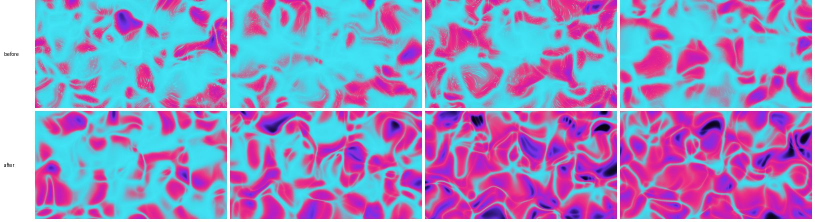
#> input picture worktree-audio-engine-picture/stills-677-caustics-bj.jpg, 1630 x 444 px (shown at 1/2 size)
$ python measure_pour.py ../../../../worktree-audio-engine-picture/stills-677-caustics-bj.jpg out.png
#> lines starting #> are read from the running program, lines starting #| are printed output that depends on the picture; after the words box and inside, x2 and y2 are one past the last pixel; in counts of white or black regions, pixels touching at a corner belong together
# /// script
# requires-python = ">=3.10"
# dependencies = ["numpy", "opencv-python-headless", "scikit-learn"]
# ///
"""Measure a light-ground marbled still: luma bands, palette, ink rivers,
cell mosaic, speckle, bubbles. Prints a compact report; writes overlay PNGs
next to the input."""
import sys, json, math
from pathlib import Path
import numpy as np
import cv2
from sklearn.cluster import KMeans

src = Path(sys.argv[1])
out = Path(sys.argv[2]) if len(sys.argv) > 2 else src.parent
img = cv2.imread(str(src))
#> img is the input picture: shape (444, 1630, 3); mean B, G, R 196.7, 143.6, 149.8
H, W = img.shape[:2]
#> H = 444; W = 1630
hh = H / 2  # half-height unit
#> hh = 222
rgb = img[:, :, ::-1].astype(np.float32) / 255
luma = 0.2126 * rgb[..., 0] + 0.7152 * rgb[..., 1] + 0.0722 * rgb[..., 2]
hsv = cv2.cvtColor(img, cv2.COLOR_BGR2HSV).astype(np.float32)
hue = hsv[..., 0] * 2  # degrees
sat = hsv[..., 1] / 255
val = hsv[..., 2] / 255
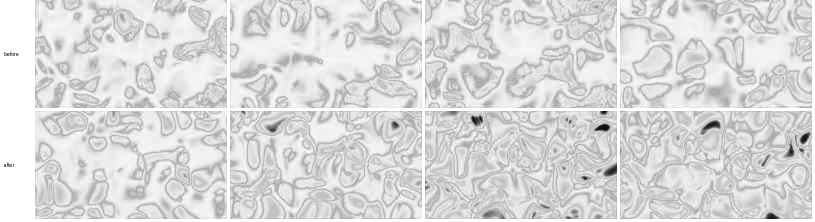
#> val: shape (444, 1630) float32 (shown at 1/2 size); min 0, max 1, mean 0.856
rep = {"frame": [W, H]}
#> rep = {'frame': [1630, 444]}

# 1. luminance bands
edges = [0, 0.15, 0.3, 0.45, 0.6, 0.75, 0.9, 1.01]
hist, _ = np.histogram(luma, bins=edges)
#> hist = [3748, 52984, 182298, 99645, 297719, 27350, 59976]
rep["luma_shares"] = {f"{edges[i]:.2f}-{edges[i+1]:.2f}": round(float(hist[i] / luma.size), 3) for i in range(len(hist))}
rep["luma_median"] = round(float(np.median(luma)), 3)

# 2. palette (k-means in Lab, 7 clusters)
lab = cv2.cvtColor(img, cv2.COLOR_BGR2LAB).reshape(-1, 3).astype(np.float32)
idx = np.random.default_rng(0).choice(lab.shape[0], 60000, replace=False)
km = KMeans(7, n_init=3, random_state=0).fit(lab[idx])
labels = km.predict(lab)
pal = []
for k in range(7):
    m = labels == k
    share = m.mean()
    c = cv2.cvtColor(km.cluster_centers_[k].reshape(1, 1, 3).astype(np.uint8), cv2.COLOR_LAB2BGR)[0, 0][::-1]
    pal.append({"hex": "#%02x%02x%02x" % tuple(int(v) for v in c), "share": round(float(share), 3),
                "luma": round(float((0.2126 * c[0] + 0.7152 * c[1] + 0.0722 * c[2]) / 255), 2)})
#> this loop made 7 passes
#> (share, c) on passes 1 to 7: (0.326, [67, 215, 235]), (0.256, [219, 55, 144]), (0.131, [121, 173, 202]), (0.0829, [250, 253, 255]), (0.0874, [167, 35, 198]), (0.00975, [47, 25, 119]), (0.107, [174, 123, 166])
#> after the loop, pal = 7 items
pal.sort(key=lambda p: -p["share"])
rep["palette"] = pal

# 3. dark ink: luma < 0.3 and reddish OR very dark
ink = (luma < 0.32).astype(np.uint8)
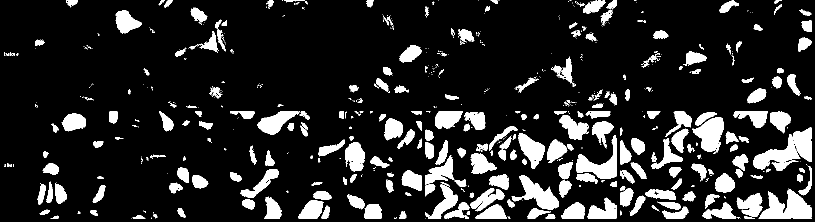
#> ink: shape (444, 1630) (shown at 1/2 size); values 0 (black) and 1 (white), 14.8% white; 666 white regions (410 under 20 px), largest, box (x1, y1, x2, y2) and area: (1517, 377, 1624, 438) 3737, (1507, 268, 1601, 342) 2844, (1152, 270, 1234, 358) 2750
ink = cv2.morphologyEx(ink, cv2.MORPH_OPEN, np.ones((3, 3), np.uint8))
#> ink: shape (444, 1630); values 0 (black) and 1 (white), 14% white; 282 white regions (42 under 20 px), largest, box (x1, y1, x2, y2) and area: (1519, 379, 1624, 438) 3698, (1152, 270, 1234, 358) 2747, (1386, 235, 1448, 304) 2715
n, lab_cc, stats, cent = cv2.connectedComponentsWithStats(ink, 8)
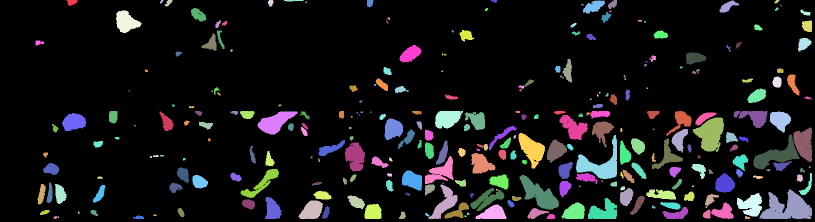
#> lab_cc: shape (444, 1630) int32 (shown at 1/2 size); 283 distinct labels, from 0 to 282; one colour per label, 0 black
#> n = 283; stats = 283 rows, first 6: [0, 0, 1630, 444, 622241], [133, 0, 22, 12, 180], [320, 0, 7, 7, 31], [330, 0, 15, 13, 111], [536, 0, 11, 13, 112], [568, 0, 39, 3, 91]; cent = 283 pairs, first value 77.61 to 1619, second value 0.714 to 435
comps = []
for i in range(1, n):
    a = stats[i, cv2.CC_STAT_AREA]
    if a < 0.0002 * W * H:
        continue
    ys, xs = np.where(lab_cc == i)
    pts = np.stack([xs, ys], 1).astype(np.float32)
    (cx, cy), (w, h), ang = cv2.minAreaRect(pts)
    major, minor = max(w, h), max(1, min(w, h))
    # skeleton-ish width: area / half perimeter via distance transform
    sub = (lab_cc == i).astype(np.uint8)
    dt = cv2.distanceTransform(sub, cv2.DIST_L2, 3)
    width = float(2 * np.median(dt[sub > 0][dt[sub > 0] > 0.5])) if (sub > 0).any() else 0
    hue_i = float(np.median(hue[sub > 0]))
    sat_i = float(np.median(sat[sub > 0]))
    comps.append({"area_frac": round(float(a / (W * H)), 4), "major_hh": round(major / hh, 3),
                  "elong": round(major / minor, 1), "width_px": round(width, 1),
                  "hue": round(hue_i), "sat": round(sat_i, 2)})
#> this loop made 282 passes
#> a on passes 2 to 4: 31, 111, 112
#> sub: shape (444, 1630); values 0 (black) and 1 (white), 0.03% white; 1 white region, box (x1, y1, x2, y2) and area: (1406, 419, 1421, 437) 213
#> after the loop, comps = 128 items
comps.sort(key=lambda c: -c["area_frac"])
rep["ink_total_share"] = round(float(ink.mean()), 3)
rep["ink_components_n"] = len(comps)
rep["ink_top"] = comps[:12]
rep["ink_width_px_median"] = round(float(np.median([c["width_px"] for c in comps])), 1) if comps else None
rep["ink_elong_median"] = round(float(np.median([c["elong"] for c in comps])), 1) if comps else None

# red vs olive split inside ink+midtones
mid = (luma >= 0.2) & (luma < 0.55) & (sat > 0.25)
#> mid: shape (444, 1630) bool; 40.7% white; 356 white regions (85 under 20 px), largest, box (x1, y1, x2, y2) and area: (1240, 251, 1624, 438) 28421, (850, 222, 1234, 438) 27105, (850, 228, 1093, 411) 16602
h_mid = hue[mid]
rep["mid_hue_shares"] = {
    "red(330-20)": round(float(((h_mid > 330) | (h_mid < 20)).mean()), 3),
    "olive/yellow(30-90)": round(float(((h_mid >= 30) & (h_mid < 90)).mean()), 3),
    "violet/pink(280-330)": round(float(((h_mid >= 280) & (h_mid <= 330)).mean()), 3),
    "other": None,
}
rep["mid_hue_shares"]["other"] = round(1 - sum(v for v in rep["mid_hue_shares"].values() if v), 3)

# 4. cell mosaic: pale region, local darkening = lacing
pale = luma > 0.5
#> pale: shape (444, 1630) bool; 62.4% white; 389 black regions (124 under 20 px), largest, box (x1, y1, x2, y2) and area: (1240, 251, 1624, 438) 28569, (850, 222, 1234, 438) 24500, (850, 230, 1092, 410) 15060
blur = cv2.GaussianBlur(luma, (0, 0), 12)
lace = (blur - luma > 0.06) & pale
#> lace: shape (444, 1630) bool; 3.1% white; 1558 white regions (1338 under 20 px), largest, box (x1, y1, x2, y2) and area: (370, 390, 449, 438) 653, (70, 0, 85, 71) 617, (70, 103, 96, 176) 586
lace_u8 = lace.astype(np.uint8)
lace_u8 = cv2.morphologyEx(lace_u8, cv2.MORPH_CLOSE, np.ones((3, 3), np.uint8))
#> lace_u8: shape (444, 1630); values 0 (black) and 1 (white), 3.5% white; 1242 white regions (1021 under 20 px), largest, box (x1, y1, x2, y2) and area: (70, 100, 106, 216) 1035, (70, 0, 108, 80) 839, (370, 377, 450, 438) 733
rep["lace_share_of_pale"] = round(float(lace[pale].mean()), 3)
cells = ((~lace) & pale).astype(np.uint8)
#> cells: shape (444, 1630); values 0 (black) and 1 (white), 59.3% white; 421 black regions (104 under 20 px), largest, box (x1, y1, x2, y2) and area: (1240, 250, 1624, 438) 28630, (850, 222, 1234, 438) 25319, (850, 230, 1092, 412) 15070
cells = cv2.erode(cells, np.ones((3, 3), np.uint8))
#> cells: shape (444, 1630); values 0 (black) and 1 (white), 51.7% white; 281 black regions (13 under 20 px), largest, box (x1, y1, x2, y2) and area: (849, 221, 1235, 439) 64632, (1239, 221, 1625, 439) 62695, (510, 221, 736, 375) 11425
n, cc, stats, _ = cv2.connectedComponentsWithStats(cells, 4)
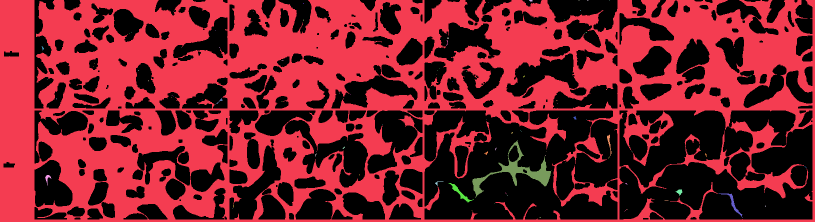
#> cc: shape (444, 1630) int32 (shown at 1/2 size); 90 distinct labels, from 0 to 89; one colour per label, 0 black
#> n = 90; stats = 90 rows, first 6: [7, 0, 1618, 439, 349753], [0, 0, 1630, 444, 369481], [1058, 0, 7, 4, 18], [1157, 0, 2, 1, 2], [1174, 0, 3, 1, 3], [1218, 0, 1, 1, 1]
areas = stats[1:, cv2.CC_STAT_AREA]
#> areas = 89 values, max 369481 at index 0, min 1 at index 4, mean 4201.9
areas = areas[(areas > 0.00005 * W * H) & (areas < 0.02 * W * H)]
#> areas = [116, 3180, 86, 351, 92, 290]
eq_d = 2 * np.sqrt(areas / math.pi) / hh
#> eq_d = [0.0547, 0.287, 0.0471, 0.0952, 0.0488, 0.0866]
rep["cells_n"] = int(len(areas))
rep["cell_diam_hh_p25_50_75"] = [round(float(v), 3) for v in np.percentile(eq_d, [25, 50, 75])]
# lacing stroke width
dt = cv2.distanceTransform(lace_u8, cv2.DIST_L2, 3)
rep["lace_width_px_median"] = round(float(2 * np.median(dt[lace_u8 > 0])), 1)
# lacing darkness relative to cell interior
rep["lace_luma"] = round(float(np.median(luma[lace])), 3)
rep["cell_luma"] = round(float(np.median(luma[(cells > 0)])), 3)
rep["cell_interior_sat_median"] = round(float(np.median(sat[cells > 0])), 3)
rep["cell_interior_hue_median"] = round(float(np.median(hue[cells > 0])), 1)

# 5. speckle: small bright specks
spk = ((luma > 0.85) & (sat < 0.2)).astype(np.uint8)
#> spk: shape (444, 1630); values 0 (black) and 1 (white), 8.3% white; 11 white regions (10 under 20 px), largest, box (x1, y1, x2, y2) and area: (0, 0, 1630, 444) 59951
n, cc, stats, _ = cv2.connectedComponentsWithStats(spk, 8)
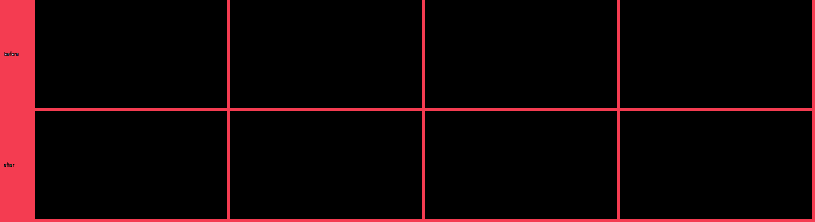
#> cc: shape (444, 1630) int32 (shown at 1/2 size); 12 distinct labels, from 0 to 11; one colour per label, 0 black
#> n = 12; stats = [[8, 0, 1616, 438, 663732], [0, 0, 1630, 444, 59951], [10, 107, 3, 4, 8], [16, 107, 2, 1, 2], [24, 107, 3, 4, 8], [34, 107, 2, 1, 2], [15, 109, 3, 2, 4], [33, 109, 3, 2, 4], [10, 329, 1, 1, 1], [21, 329, 2, 1, 2], [9, 331, 2, 2, 2], [20, 331, 3, 2, 4]]
sa = stats[1:, cv2.CC_STAT_AREA]
#> sa = [59951, 8, 2, 8, 2, 4, 4, 1, 2, 2, 4]
small = sa[(sa >= 2) & (sa < 0.0003 * W * H)]
#> small = [8, 2, 8, 2, 4, 4, 2, 2, 4]
rep["speckle_n"] = int(len(small))
rep["speckle_diam_px_median"] = round(float(2 * np.sqrt(np.median(small) / math.pi)), 1) if len(small) else None
rep["speckle_share"] = round(float(spk.mean()), 4)

# 6. bubbles: Hough circles on luma
g8 = (luma * 255).astype(np.uint8)
circ = cv2.HoughCircles(cv2.medianBlur(g8, 5), cv2.HOUGH_GRADIENT, 1.2, 40, param1=120, param2=40, minRadius=8, maxRadius=60)
#> circ = 24 rows, first 8: [1227, 378.6, 50], [779.4, 270.6, 55.28], [1438.2, 281.4, 42.08], [1203, 279, 39.44], [678.6, 335.4, 52.64], [1019.4, 303, 26.12], [587.4, 273, 36.8], [948.6, 156.6, 59.24]
rep["bubbles_n"] = 0 if circ is None else int(circ.shape[1])
if circ is not None:
    rep["bubble_r_hh"] = [round(float(r / hh), 3) for r in circ[0, :, 2][:10]]

# 7. spatial frequency of luma: radial power spectrum peak
small_l = cv2.resize(luma, (512, int(512 * H / W)))
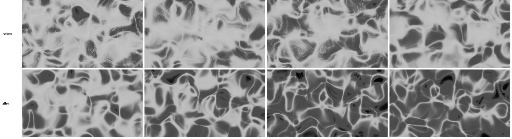
#> small_l: shape (139, 512) float32; min 0.0103, max 1, mean 0.583
f = np.abs(np.fft.fftshift(np.fft.fft2(small_l - small_l.mean()))) ** 2
cy, cx = np.array(f.shape) // 2
#> cy = 69; cx = 256
yy, xx = np.indices(f.shape)
rr = np.sqrt((yy - cy) ** 2 + (xx - cx) ** 2).astype(int)
prof = np.bincount(rr.ravel(), f.ravel()) / np.maximum(1, np.bincount(rr.ravel()))
#> prof = 266 values, max 3989039.4 at index 1, min 3.59e-06 at index 0, mean 25049.8
prof = prof[1:min(cy, cx)]
#> prof = 68 values, max 3989039.4 at index 0, min 550.7 at index 67, mean 97297.9
k = np.arange(1, len(prof) + 1)
#> k = 68 values from 1 to 68
wl = (small_l.shape[0] / k) / (small_l.shape[0] / 2)  # wavelength in half-heights
#> wl = 68 values, max 2 at index 0, min 0.0294 at index 67, mean 0.141
top = np.argsort(prof * k)[-5:][::-1]  # energy per octave-ish
#> top = [0, 7, 4, 8, 6]
rep["dominant_wavelengths_hh"] = [round(float(wl[t]), 3) for t in top]

# overlays
ov = img.copy()
ov[ink > 0] = (0, 0, 255)
ov[lace] = (255, 200, 0)
ov[spk > 0] = (0, 255, 0)
cv2.imwrite(str(out / "pour-overlay.png"), cv2.resize(ov, (W // 2, H // 2)))
crop = img[H // 2 - 200:H // 2 + 200, W // 2 - 300:W // 2 + 300]
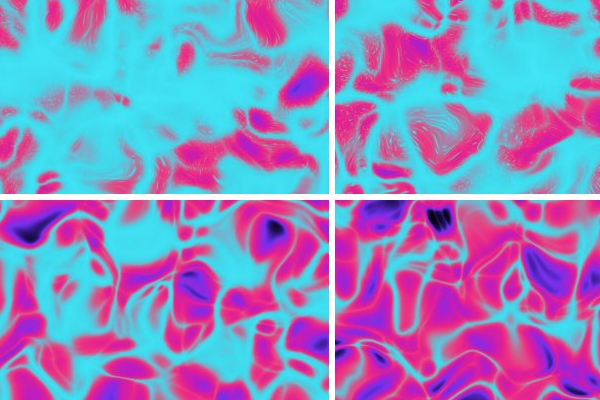
#> crop: shape (400, 600, 3); mean B, G, R 193.1, 136.8, 143.7
cv2.imwrite(str(out / "pour-centre-crop.png"), crop)
print(json.dumps(rep, indent=1))
#> (printed output is left out)
